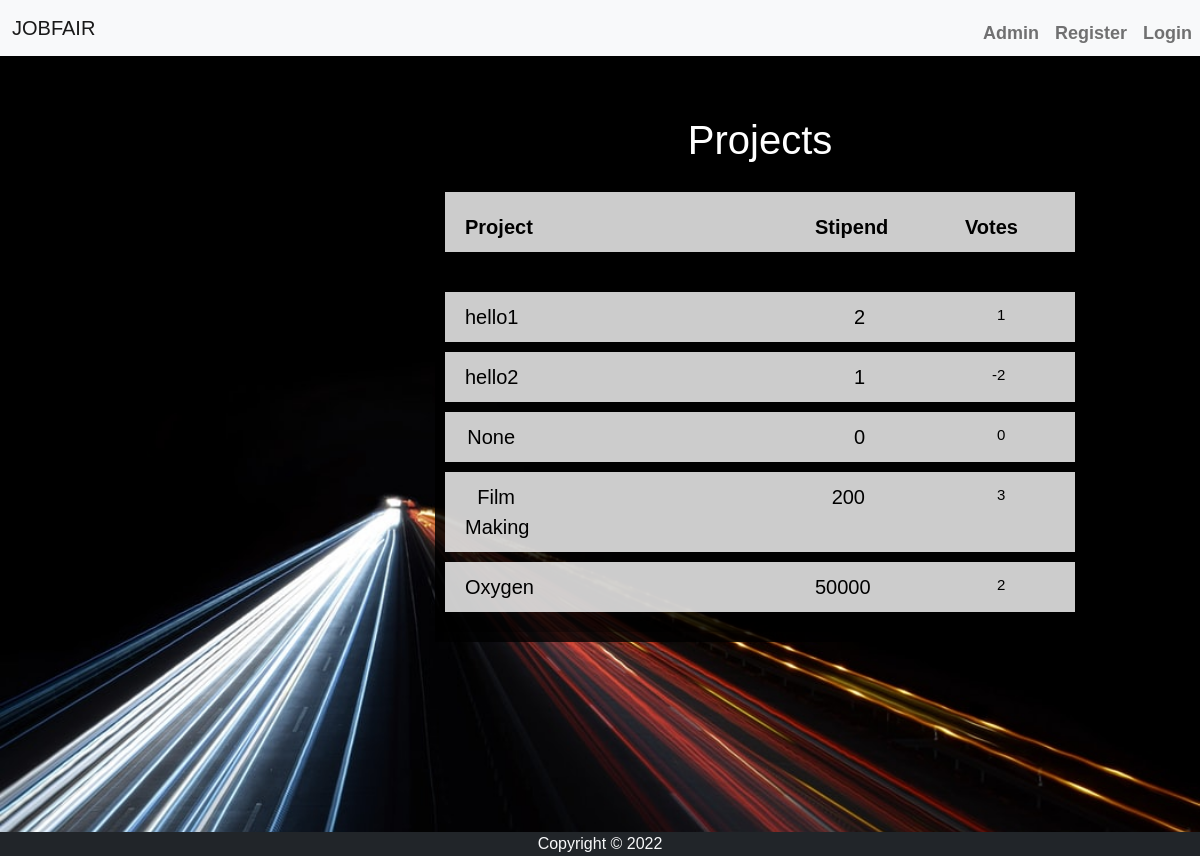
Page /jobfair_app/project_list/ on the earlier database version.
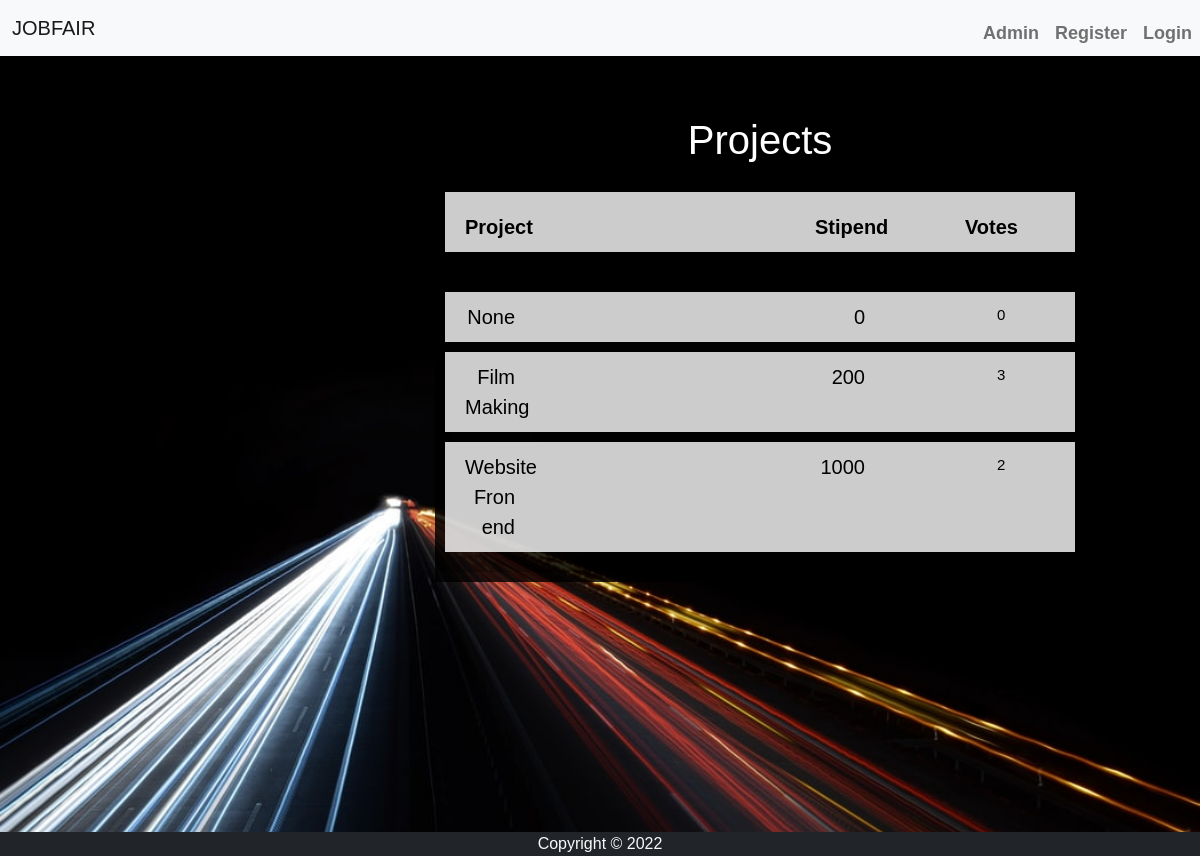
Same page on the later database version.
### jobfair_app/models.py (models this page shows, shortened)
class Project(models.Model):
    name = models.CharField(max_length = 256)
    description = models.TextField(
        default = ' ',
        max_length=500,
    )
    stipend = models.IntegerField(
        default = 0,
     )
    upvote = models.IntegerField(
        default = 0,
    )
    downvote = models.IntegerField(
        default = 0,
    )
    skills = models.TextField(
    default = '',
    max_length = 500
    )

### jobfair_app/views.py (the view)
# urls.py: path('project_list/',views.ProjectListView.as_view(), name = 'project_list'),
class ProjectListView(ListView):
    model = models.Project
    context_object_name = 'project_list'
    template_name = 'project_list.html'

### jobfair_app/templates/project_list.html (shortened to what this page needs)
{% extends "base.html" %}
{% load static %}
{% block style %}
<link rel="stylesheet" href="{% static 'project_list.css' %}">
<link rel="stylesheet" href="https://cdn.jsdelivr.net/npm/@fortawesome/fontawesome-free@5.15.3/css/fontawesome.min.css">
{% endblock style %}
{% block body %}
<div class="wrapper">
  <div class="project">
    <h1>Projects</h1>
    <ul>
      <li>
        <span class="prj">Project</span>
        <span class="stp">Stipend</span>
        <span class="bdg">Votes</span>
      </li>
    </ul>
    <ul>
      {% for project in project_list %}
      <li>
        <span class="name"><a href="{{project.id}}">{{project.name}}</a></span>
        <span class="stipend">{{project.stipend}}</span>
        <span class="badge">{{project.upvote}}</span>
      </li>
      {% endfor %}
    </ul>
  </div>
</div>
{% endblock body %}

### jobfair_app/templates/base.html (shortened to what this page needs)
</html>
<!doctype html>
<html lang="en">
<head>
  <link href="https://cdn.jsdelivr.net/npm/bootstrap@5.1.0/dist/css/bootstrap.min.css" rel="stylesheet"
>
  <link rel="stylesheet" href="https://cdnjs.cloudflare.com/ajax/libs/font-awesome/4.7.0/css/font-awesome.min.css">
  {% block style %}
  {% endblock style %}
</head>
<body>
  <nav class="navbar navbar-expand-lg navbar-light bg-light">
    <div class="container-fluid">
      <a class="navbar-brand" href="/">JOBFAIR</a>
      <div class="collapse navbar-collapse position-absolute top-0 end-0" id="navbarSupportedContent">
        <ul class="navbar-nav me-auto mb-2 mb-lg-0">
          <li class="nav-item">
            <a class="nav-link {% block adminactive %}{% endblock adminactive %}" href="/admin">Admin</a>
          </li>
          {% if user.is_authenticated %}
          <li class="nav-item">
            <a class="nav-link" href="/jobfair_app/dashboard">Dashboard</a>
          </li>
          {% if user.userprofileinfo.role == 'employer' %}
          <li class="nav-item">
            <a class="nav-link {% block create_projectsactive %}{% endblock create_projectsactive %}"
              href="/jobfair_app/project_create">Create Project</a>
          </li>
          {% endif %}
          <li class="nav-item">
            <a class="nav-link" href="/jobfair_app/logout">Logout</a>
          </li>
          {% else %}
          <li class="nav-item">
            <a class="nav-link {% block registeractive %}{% endblock registeractive %}"
              href="/jobfair_app/register">Register</a>
          </li>
          <li class="nav-item">
            <a class="nav-link" href="/jobfair_app/login">Login</a>
          </li>
          {% endif %}
        </ul>
      </div>
    </div>
  </nav>
  {% block body %}
  {% endblock body %}
  <footer class="bg-dark text-light fixed-bottom ">
    <p class="text-center py-0 my-0">
      Copyright &copy; 2022
    </p>
  </footer>
</body>
</html>

### jobfair_app/static/project_list.css (style rules this page uses)
* { margin: 0; padding: 0; font-family: sans-serif; }
.wrapper { background: url(b1.jpg) no-repeat; background-size: cover; background-position: center; margin-top: 0px; padding-top: 50px; height: 100vh; }
.navbar ul li { display: list-item; line-height: 50px; }
.navbar ul li a { color: white; font-size: 18px; font-weight: bold; font-family: sans-serif; }
.stipend { color: black; font-weight: 500; margin-left: 300px; }
.badge { color: black; font-weight: 500; margin-left: 100px; }
.prj { color: black; font-weight: 700; padding-top: 10px; }
.bdg { color: black; font-weight: 700; padding-top: 10px; margin-left: 100px; }
.stp { color: black; font-weight: 700; padding-top: 10px; margin-left: 300px; }
.project ul { position: relative; width: 650px; margin: 100px auto 0; margin-top: 0px; padding: 10px; box-sizing: border-box; background: rgba(0,0,0,0.2); box-shadow: inset 0 0 15px rgba(0,0,0,0.2); border-radius: 5px; overflow: hidden; font-size: 20px; }
.project ul li { display: flex; background: rgba(255,255,255,.8); padding: 10px 20px; color: #000; margin: 10px 0; transition: .5s; }
.project a { text-decoration: none; font-family: 'Roboto' sans-serif; color: black; font-weight: 500; }
.project ul li span { width: 50px; text-align: right; }
.project { width: 650px; background-color: rgba(0,0,0,0.8); margin-left: 435px; color: #FFFFFF; padding: 10px 0px 10px 0px; text-align: center; border-radius: 15px 15px 0px 0px; margin-top: 0px; }

Differences in the rows shown:
removed Project: name "hello1", stipend "2", upvote "1"
removed Project: name "hello2", stipend "1", upvote "-2"
removed Project: name "Oxygen", stipend "50000", upvote "2"
added Project: name "Website Fron end", stipend "1000", upvote "2"
